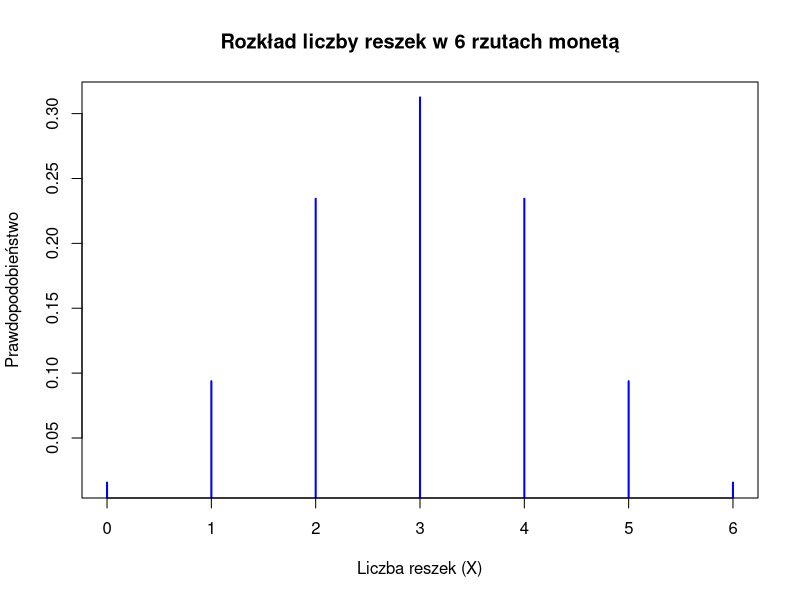
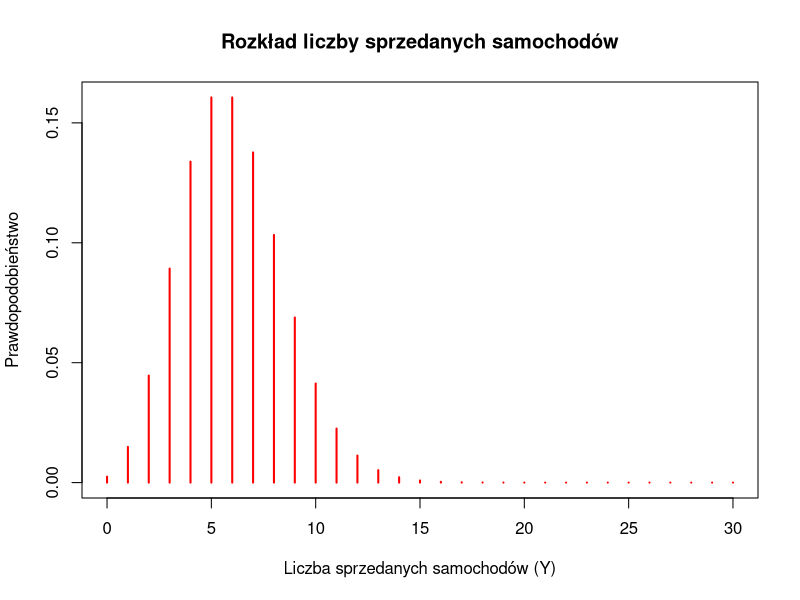
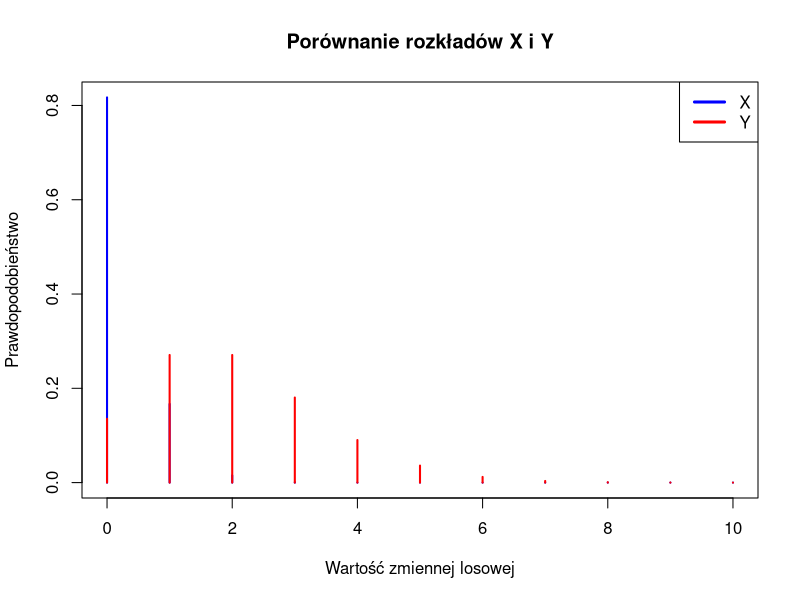

Recreate these plots in R, in order.
# Zadanie 1: Rozkład dwumianowy dla rzutu monetą 6 razy
n1 <- 6
p1 <- 0.5

# P(X = 5)
prob_1_1 <- dbinom(5, n1, p1)
# P(X >= 3)
prob_1_2 <- pbinom(3,n1,p1)
# P(2 ≤ X ≤ 4)
prob_1_3 <- pbinom(4, n1, p1) - pbinom(2, n1, p1)

# Wykres rozkładu X
x1 <- 0:n1
y1 <- dbinom(x1, n1, p1)
plot(x1, y1, type = "h", lwd = 2, col = "blue", main = "Rozkład liczby reszek w 6 rzutach monetą", xlab = "Liczba reszek (X)", ylab = "Prawdopodobieństwo") # nolint: line_length_linter.

# Zadanie 2: Rozkład Poissona dla sprzedaży samochodów
lambda_2 <- 3 * 2

# P(X = 5)
prob_2_1 <- dpois(5, lambda_2)
# P(X ≥ 4)
prob_2_2 <- ppois(3, lambda_2)
# P(3 ≤ X ≤ 5)
prob_2_3 <- ppois(5, lambda_2) - ppois(2, lambda_2)

# Wykres rozkładu Y
x2 <- 0:30
y2 <- dpois(x2, lambda_2)
plot(x2, y2, type = "h", lwd = 2, col = "red", main = "Rozkład liczby sprzedanych samochodów", xlab = "Liczba sprzedanych samochodów (Y)", ylab = "Prawdopodobieństwo") # nolint: line_length_linter.


# Zadanie 3: Średnia i wariancja 

x <- c(1,2,3,4)
p <- c(0.2, 0.4, 0.3, 0.1)

e_x <- sum(x * p)  # Średnia E(X)
var_x <- sum((x - e_x)^2 * p)  # Wariancja Var(X)


# Zadanie 6: Wykresy rozkładów X i Y
x6 <- 0:10
# p_x6 <- c(0.2, 0.4, 0.3, 0.1, rep(0, 7))
p_x6 <- dbinom(x6, 10, 0.02)

y6 <- 0:10
p_y6 <- dpois(y6, 2)

# Wykres rozkładów X 
plot(x6, p_x6, type="h", lwd=2, col="blue", main="Porównanie rozkładów X i Y", xlab="Wartość zmiennej losowej", ylab="Prawdopodobieństwo")
lines(y6, p_y6, type="h", lwd=2, col="red")
legend("topright", legend=c("X", "Y"), col=c("blue", "red"), lwd=3)

